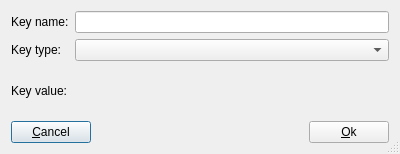
<?xml version="1.0" encoding="UTF-8"?>
<ui version="4.0">
 <class>DlgAddKey</class>
 <widget class="QDialog" name="DlgAddKey">
  <property name="geometry">
   <rect>
    <x>0</x>
    <y>0</y>
    <width>400</width>
    <height>154</height>
   </rect>
  </property>
  <property name="sizePolicy">
   <sizepolicy hsizetype="Preferred" vsizetype="Minimum">
    <horstretch>0</horstretch>
    <verstretch>0</verstretch>
   </sizepolicy>
  </property>
  <property name="windowTitle">
   <string>Dialog</string>
  </property>
  <property name="sizeGripEnabled">
   <bool>true</bool>
  </property>
  <layout class="QVBoxLayout" name="verticalLayout">
   <property name="sizeConstraint">
    <enum>QLayout::SetMinAndMaxSize</enum>
   </property>
   <item>
    <layout class="QGridLayout" name="gridLayout">
     <property name="sizeConstraint">
      <enum>QLayout::SetDefaultConstraint</enum>
     </property>
     <item row="0" column="0">
      <widget class="QLabel" name="LblKeyName">
       <property name="text">
        <string>Key name:</string>
       </property>
      </widget>
     </item>
     <item row="1" column="0">
      <widget class="QLabel" name="LblKeyType">
       <property name="text">
        <string>Key type:</string>
       </property>
      </widget>
     </item>
     <item row="2" column="0">
      <widget class="QLabel" name="LblKeyValue">
       <property name="text">
        <string>Key value:</string>
       </property>
      </widget>
     </item>
     <item row="0" column="1">
      <widget class="QLineEdit" name="EdtKeyName"/>
     </item>
     <item row="1" column="1">
      <widget class="QComboBox" name="CmbKeyType"/>
     </item>
    </layout>
   </item>
   <item>
    <layout class="QHBoxLayout" name="horizontalLayout">
     <item>
      <widget class="QPushButton" name="BtnCancel">
       <property name="text">
        <string>&amp;Cancel</string>
       </property>
      </widget>
     </item>
     <item>
      <spacer name="horizontalSpacer">
       <property name="orientation">
        <enum>Qt::Horizontal</enum>
       </property>
       <property name="sizeHint" stdset="0">
        <size>
         <width>40</width>
         <height>20</height>
        </size>
       </property>
      </spacer>
     </item>
     <item>
      <widget class="QPushButton" name="BtnOk">
       <property name="text">
        <string>&amp;Ok</string>
       </property>
      </widget>
     </item>
    </layout>
   </item>
  </layout>
 </widget>
 <resources/>
 <connections/>
</ui>
